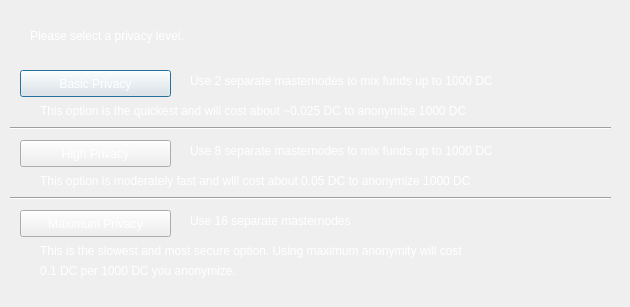
<?xml version="1.0" encoding="UTF-8"?>
<ui version="4.0">
 <class>DarksendConfig</class>
 <widget class="QDialog" name="DarksendConfig">
  <property name="geometry">
   <rect>
    <x>0</x>
    <y>0</y>
    <width>630</width>
    <height>307</height>
   </rect>
  </property>
  <property name="windowTitle">
   <string>Configure Darksend</string>
  </property>
  <property name="styleSheet">
   <string notr="true">background: url(:/images/background3);
color: rgb(255, 255, 255);</string>
  </property>
  <widget class="QPushButton" name="buttonBasic">
   <property name="geometry">
    <rect>
     <x>20</x>
     <y>70</y>
     <width>151</width>
     <height>27</height>
    </rect>
   </property>
   <property name="text">
    <string>Basic Privacy</string>
   </property>
  </widget>
  <widget class="QPushButton" name="buttonHigh">
   <property name="geometry">
    <rect>
     <x>20</x>
     <y>140</y>
     <width>151</width>
     <height>27</height>
    </rect>
   </property>
   <property name="text">
    <string>High Privacy</string>
   </property>
  </widget>
  <widget class="QPushButton" name="buttonMax">
   <property name="geometry">
    <rect>
     <x>20</x>
     <y>210</y>
     <width>151</width>
     <height>27</height>
    </rect>
   </property>
   <property name="text">
    <string>Maximum Privacy</string>
   </property>
  </widget>
  <widget class="QLabel" name="label">
   <property name="geometry">
    <rect>
     <x>30</x>
     <y>20</y>
     <width>571</width>
     <height>31</height>
    </rect>
   </property>
   <property name="text">
    <string>Please select a privacy level.</string>
   </property>
  </widget>
  <widget class="QLabel" name="label_2">
   <property name="geometry">
    <rect>
     <x>190</x>
     <y>70</y>
     <width>421</width>
     <height>21</height>
    </rect>
   </property>
   <property name="text">
    <string>Use 2 separate masternodes to mix funds up to 1000 DC</string>
   </property>
  </widget>
  <widget class="QLabel" name="label_3">
   <property name="geometry">
    <rect>
     <x>190</x>
     <y>140</y>
     <width>411</width>
     <height>21</height>
    </rect>
   </property>
   <property name="text">
    <string>Use 8 separate masternodes to mix funds up to 1000 DC</string>
   </property>
  </widget>
  <widget class="QLabel" name="label_4">
   <property name="geometry">
    <rect>
     <x>190</x>
     <y>210</y>
     <width>421</width>
     <height>21</height>
    </rect>
   </property>
   <property name="text">
    <string>Use 16 separate masternodes</string>
   </property>
  </widget>
  <widget class="QLabel" name="label_6">
   <property name="geometry">
    <rect>
     <x>40</x>
     <y>100</y>
     <width>561</width>
     <height>21</height>
    </rect>
   </property>
   <property name="text">
    <string>This option is the quickest and will cost about ~0.025 DC to anonymize 1000 DC</string>
   </property>
  </widget>
  <widget class="QLabel" name="label_7">
   <property name="geometry">
    <rect>
     <x>40</x>
     <y>170</y>
     <width>561</width>
     <height>21</height>
    </rect>
   </property>
   <property name="text">
    <string>This option is moderately fast and will cost about 0.05 DC to anonymize 1000 DC</string>
   </property>
  </widget>
  <widget class="QLabel" name="label_8">
   <property name="geometry">
    <rect>
     <x>40</x>
     <y>240</y>
     <width>561</width>
     <height>21</height>
    </rect>
   </property>
   <property name="text">
    <string>This is the slowest and most secure option. Using maximum anonymity will cost</string>
   </property>
  </widget>
  <widget class="QLabel" name="label_9">
   <property name="geometry">
    <rect>
     <x>40</x>
     <y>260</y>
     <width>561</width>
     <height>21</height>
    </rect>
   </property>
   <property name="text">
    <string>0.1 DC per 1000 DC you anonymize.</string>
   </property>
  </widget>
  <widget class="Line" name="line">
   <property name="geometry">
    <rect>
     <x>10</x>
     <y>120</y>
     <width>601</width>
     <height>16</height>
    </rect>
   </property>
   <property name="orientation">
    <enum>Qt::Horizontal</enum>
   </property>
  </widget>
  <widget class="Line" name="line_2">
   <property name="geometry">
    <rect>
     <x>10</x>
     <y>190</y>
     <width>601</width>
     <height>16</height>
    </rect>
   </property>
   <property name="orientation">
    <enum>Qt::Horizontal</enum>
   </property>
  </widget>
 </widget>
 <resources>
  <include location="../bitcoin.qrc"/>
 </resources>
 <connections/>
</ui>
